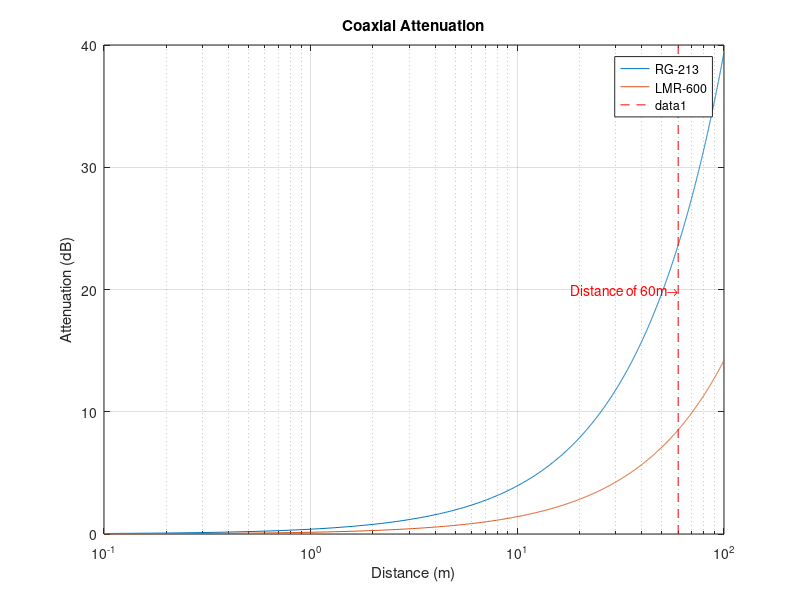

Reproduce this figure in MATLAB.
clear; clc; close all;

% Distance to calculate over
%
m = 0:.1:100;

% Attenuation Source: 
% http://www.timesmicrowave.com/calculator/?productId=71&frequency=2400&runLength=200&mode=calculate#form
%
y = 39.4/100*m; % RG-213
y1 = 14.2/100*m; % LMR-600

% Plot Results
%
semilogx(m,y,m,y1);
grid on;
ylabel('Attenuation (dB)');
xlabel('Distance (m)');
legend('RG-213','LMR-600')
title('Coaxial Attenuation')
hold on
str1 = 'Distance of 60m\rightarrow';
plot([1 1]*60, ylim,'--r');
ylimits = ylim();
text(60, ylimits(2)/2, str1, 'Color', 'red', 'HorizontalAlignment', ...
    'right');


